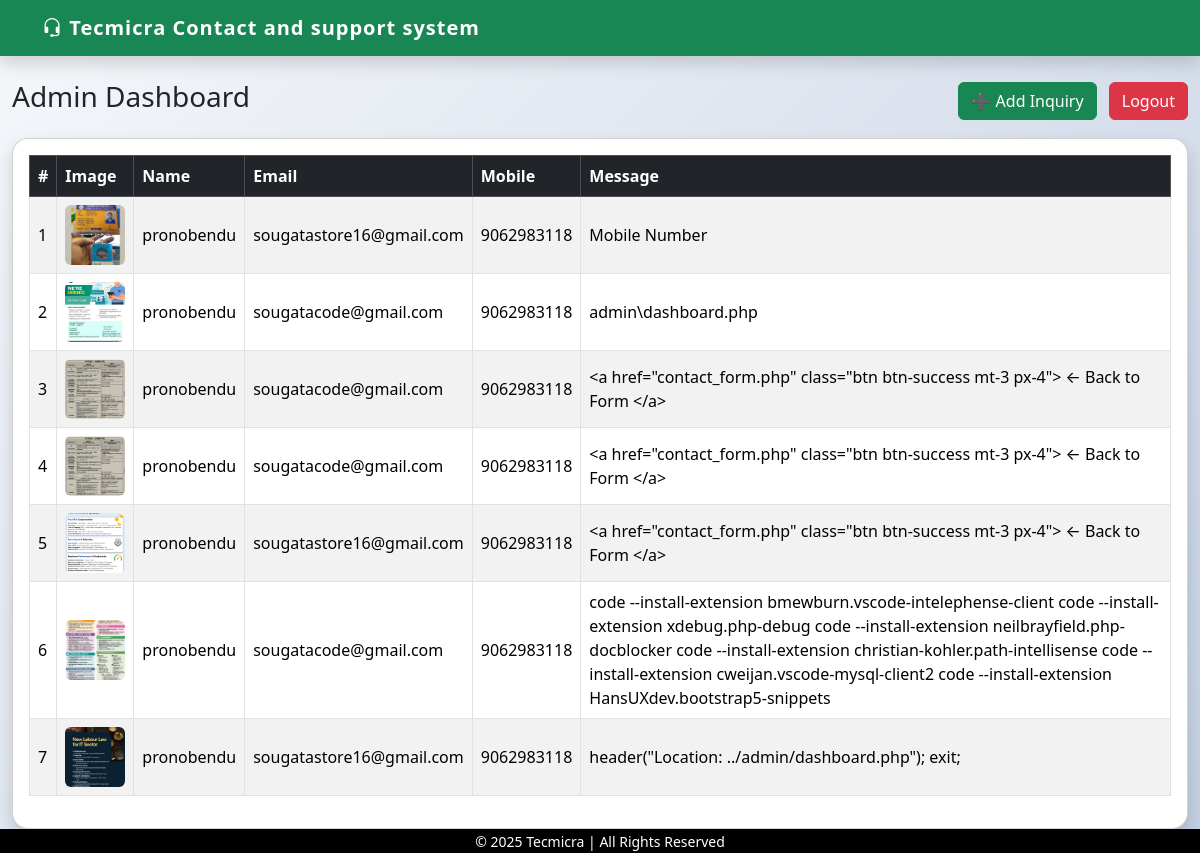
The page /admin/dashboard.php (signed in) on the database its author committed.
### tables this page shows
CREATE TABLE `contacts` (
  `id` int(11) NOT NULL,
  `name` varchar(100) DEFAULT NULL,
  `email` varchar(100) DEFAULT NULL,
  `mobile` varchar(10) DEFAULT NULL,
  `message` text DEFAULT NULL,
  `image` varchar(255) DEFAULT NULL,
  `created_at` timestamp NOT NULL DEFAULT current_timestamp()
);

### config/Database.php (called while the page is built)
<?php
class Database {
    private $host = "localhost";
    private $dbname = "tecmicra";
    private $user = "root";
    private $pass = "";
    private PDO $conn;
    public function __construct() {
        try {
            $this->conn = new PDO(
                "mysql:host={$this->host};dbname={$this->dbname};charset=utf8",
                $this->user,
                $this->pass
            );
            $this->conn->setAttribute(PDO::ATTR_ERRMODE, PDO::ERRMODE_EXCEPTION);
        } catch (PDOException $e) {
            die("Database connection failed: " . $e->getMessage());
        }
    }
    public function connect(): PDO {
        return $this->conn;
    }
}
?>

### classes/Contact.php (called while the page is built, shortened)
<?php
require_once __DIR__ . '/../config/Database.php';
class Contact {
    private PDO $conn;
    public function __construct() {
        $db = new Database();
        $this->conn = $db->connect();
    }
    public function getAll(): array {
        $stmt = $this->conn->query("SELECT * FROM contacts ORDER BY id DESC");
        return $stmt->fetchAll(PDO::FETCH_ASSOC);
    }
}
?>

### admin/dashboard.php (the view, shortened to what this page needs)
<?php
require_once __DIR__ . '/../public/partials/header.php';
$contact = new Contact();
$inquiries = $contact->getAll();
?>
<div class="container-fluid py-4">
    <div class="d-flex justify-content-between align-items-center mb-3">
        <h3>Admin Dashboard</h3>
        <div>
            <a href="../public/contact_form.php" class="btn btn-success me-2">
                ➕ Add Inquiry
            </a>
            <a href="logout.php" class="btn btn-danger">
                Logout
            </a>
        </div>
    </div>
    <div class="card shadow">
        <div class="card-body">
            <table class="table table-bordered table-striped align-middle">
                <thead class="table-dark">
                    <tr>
                        <th>#</th>
                        <th>Image</th>
                        <th>Name</th>
                        <th>Email</th>
                        <th>Mobile</th>
                        <th>Message</th>
                    </tr>
                </thead>
                <tbody>
                    <?php if (!empty($inquiries)):
                        $i = 1;
                    ?>
                        <?php foreach ($inquiries as $row): ?>
                            <tr>
                                <td><?php echo $i++;  ?></td>
                                <td>
                                    <?php
                                    $imagePath = '../uploads/' . $row['image'];
                                    if (!file_exists($imagePath) || empty($row['image'])) {
                                        $imagePath = '../uploads/default.jpg';
                                    }  ?>
                                    <img src="<?= htmlspecialchars($imagePath) ?>"
                                        width="60" height="60"
                                        style="object-fit:cover; border-radius:6px;">
                                </td>
                                <td><?= htmlspecialchars($row['name']) ?></td>
                                <td><?= htmlspecialchars($row['email']) ?></td>
                                <td><?= htmlspecialchars($row['mobile']) ?></td>
                                <td><?= htmlspecialchars($row['message']) ?></td>
                            </tr>
                        <?php endforeach; ?>
                    <?php else: ?>
                        <tr>
                            <td colspan="6" class="text-center">No inquiries found</td>
                        </tr>
                    <?php endif; ?>
                </tbody>
            </table>
        </div>
    </div>
</div>
<?php
require_once __DIR__ . '/../public/partials/footer.php';
?>

### public/partials/header.php (shortened to what this page needs)
<!DOCTYPE html>
<html lang="en">
<head>
    <link href="https://cdn.jsdelivr.net/npm/bootstrap@5.3.2/dist/css/bootstrap.min.css" rel="stylesheet">
    <link href="https://cdn.jsdelivr.net/npm/bootstrap-icons/font/bootstrap-icons.css" rel="stylesheet">
</head>
<body>
    <nav class="navbar navbar-expand-lg navbar-dark bg-success shadow">
        <div class="container">
            <span class="navbar-brand brand-title">
                <i class="bi bi-headset"></i> Tecmicra Contact and support system
            </span>
        </div>
    </nav>
    <?php
    require_once "../classes/Contact.php";
    ?>

### public/partials/footer.php (shortened to what this page needs)
   <div class="footer">
<div class="container text-center">
        <small>
            © <?= date('Y'); ?> Tecmicra | All Rights Reserved
        </small>
    </div>
</div>
</body>
</html>

### public/partials/header.php (style rules this page uses)
body { background: linear-gradient(135deg, #f5f7fa, #c3cfe2); min-height: 100vh; }
.card { border-radius: 1rem; }
.brand-title { font-weight: 600; letter-spacing: 1px; }
.footer { position: fixed; left: 0; bottom: 0; width: 100%; background-color: black; color: white; text-align: center; }

### rows shown on the page
contacts: image (picture), name "pronobendu", email "sougatastore16@gmail.com", mobile "9062983118", message "Mobile Number"
contacts: image (picture), name "pronobendu", email "sougatacode@gmail.com", mobile "9062983118", message "admin\\dashboard.php"
contacts: image (picture), name "pronobendu", email "sougatacode@gmail.com", mobile "9062983118", message "<a href=\"contact_form.php\" class=\"btn btn-success mt-3 px-4\"> ← Back to Form </a>"
contacts: image (picture), name "pronobendu", email "sougatacode@gmail.com", mobile "9062983118", message "<a href=\"contact_form.php\" class=\"btn btn-success mt-3 px-4\"> ← Back to Form </a>"
contacts: image (picture), name "pronobendu", email "sougatastore16@gmail.com", mobile "9062983118", message "<a href=\"contact_form.php\" class=\"btn btn-success mt-3 px-4\"> ← Back to Form </a>"
contacts: image (picture), name "pronobendu", email "sougatacode@gmail.com", mobile "9062983118", message "code --install-extension bmewburn.vscode-intelephense-client code --install-extension xdebug.php-debug code --install-extension neilbrayfield.php-docblocker code --install-extension christian-kohler.path-intellisense code --install-extension cweijan.vscode-mysql-client2 code --install-extension HansUXdev.bootstrap5-snippets"
contacts: shows a picture, name "pronobendu", email "sougatastore16@gmail.com", mobile "9062983118", message "header(\"Location: ../admin/dashboard.php\"); exit;"
